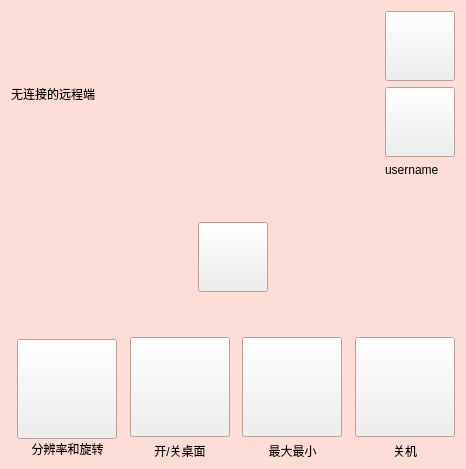
<?xml version="1.0" encoding="UTF-8"?>
<ui version="4.0">
 <class>Widget</class>
 <widget class="QWidget" name="Widget">
  <property name="geometry">
   <rect>
    <x>0</x>
    <y>0</y>
    <width>466</width>
    <height>469</height>
   </rect>
  </property>
  <property name="palette">
   <palette>
    <active>
     <colorrole role="Base">
      <brush brushstyle="SolidPattern">
       <color alpha="255">
        <red>255</red>
        <green>255</green>
        <blue>255</blue>
       </color>
      </brush>
     </colorrole>
     <colorrole role="Window">
      <brush brushstyle="SolidPattern">
       <color alpha="255">
        <red>255</red>
        <green>221</green>
        <blue>215</blue>
       </color>
      </brush>
     </colorrole>
    </active>
    <inactive>
     <colorrole role="Base">
      <brush brushstyle="SolidPattern">
       <color alpha="255">
        <red>255</red>
        <green>255</green>
        <blue>255</blue>
       </color>
      </brush>
     </colorrole>
     <colorrole role="Window">
      <brush brushstyle="SolidPattern">
       <color alpha="255">
        <red>255</red>
        <green>221</green>
        <blue>215</blue>
       </color>
      </brush>
     </colorrole>
    </inactive>
    <disabled>
     <colorrole role="Base">
      <brush brushstyle="SolidPattern">
       <color alpha="255">
        <red>255</red>
        <green>221</green>
        <blue>215</blue>
       </color>
      </brush>
     </colorrole>
     <colorrole role="Window">
      <brush brushstyle="SolidPattern">
       <color alpha="255">
        <red>255</red>
        <green>221</green>
        <blue>215</blue>
       </color>
      </brush>
     </colorrole>
    </disabled>
   </palette>
  </property>
  <property name="windowTitle">
   <string>Widget</string>
  </property>
  <layout class="QVBoxLayout" name="verticalLayout_6">
   <item>
    <layout class="QHBoxLayout" name="horizontalLayout_3">
     <item>
      <layout class="QHBoxLayout" name="horizontalLayout">
       <item>
        <widget class="QLabel" name="label_information">
         <property name="text">
          <string>无连接的远程端</string>
         </property>
        </widget>
       </item>
       <item>
        <spacer name="horizontalSpacer">
         <property name="orientation">
          <enum>Qt::Horizontal</enum>
         </property>
         <property name="sizeHint" stdset="0">
          <size>
           <width>40</width>
           <height>20</height>
          </size>
         </property>
        </spacer>
       </item>
      </layout>
     </item>
     <item>
      <layout class="QVBoxLayout" name="verticalLayout_4">
       <item>
        <widget class="QPushButton" name="pushButton_disconnect">
         <property name="minimumSize">
          <size>
           <width>70</width>
           <height>70</height>
          </size>
         </property>
         <property name="maximumSize">
          <size>
           <width>70</width>
           <height>70</height>
          </size>
         </property>
         <property name="focusPolicy">
          <enum>Qt::StrongFocus</enum>
         </property>
         <property name="layoutDirection">
          <enum>Qt::RightToLeft</enum>
         </property>
         <property name="styleSheet">
          <string notr="true">border-image: url(:/image/断开连接.png);</string>
         </property>
         <property name="text">
          <string/>
         </property>
        </widget>
       </item>
       <item>
        <widget class="QPushButton" name="pushButton_qrlogin">
         <property name="minimumSize">
          <size>
           <width>70</width>
           <height>70</height>
          </size>
         </property>
         <property name="maximumSize">
          <size>
           <width>70</width>
           <height>70</height>
          </size>
         </property>
         <property name="styleSheet">
          <string notr="true">border-image: url(:/image/二维码.png);</string>
         </property>
         <property name="text">
          <string/>
         </property>
        </widget>
       </item>
       <item>
        <widget class="QLabel" name="label_name">
         <property name="text">
          <string>username</string>
         </property>
        </widget>
       </item>
      </layout>
     </item>
    </layout>
   </item>
   <item>
    <spacer name="verticalSpacer">
     <property name="orientation">
      <enum>Qt::Vertical</enum>
     </property>
     <property name="sizeHint" stdset="0">
      <size>
       <width>20</width>
       <height>28</height>
      </size>
     </property>
    </spacer>
   </item>
   <item>
    <layout class="QHBoxLayout" name="horizontalLayout_4">
     <item>
      <spacer name="horizontalSpacer_2">
       <property name="orientation">
        <enum>Qt::Horizontal</enum>
       </property>
       <property name="sizeHint" stdset="0">
        <size>
         <width>40</width>
         <height>20</height>
        </size>
       </property>
      </spacer>
     </item>
     <item>
      <widget class="QPushButton" name="pushButton_connect">
       <property name="minimumSize">
        <size>
         <width>70</width>
         <height>70</height>
        </size>
       </property>
       <property name="maximumSize">
        <size>
         <width>70</width>
         <height>70</height>
        </size>
       </property>
       <property name="styleSheet">
        <string notr="true">border-image: url(:/image/connect.png);</string>
       </property>
       <property name="text">
        <string/>
       </property>
      </widget>
     </item>
     <item>
      <spacer name="horizontalSpacer_3">
       <property name="orientation">
        <enum>Qt::Horizontal</enum>
       </property>
       <property name="sizeHint" stdset="0">
        <size>
         <width>75</width>
         <height>67</height>
        </size>
       </property>
      </spacer>
     </item>
    </layout>
   </item>
   <item>
    <spacer name="verticalSpacer_2">
     <property name="orientation">
      <enum>Qt::Vertical</enum>
     </property>
     <property name="sizeHint" stdset="0">
      <size>
       <width>20</width>
       <height>28</height>
      </size>
     </property>
    </spacer>
   </item>
   <item>
    <layout class="QHBoxLayout" name="horizontalLayout_2">
     <item>
      <layout class="QVBoxLayout" name="verticalLayout_3">
       <property name="spacing">
        <number>0</number>
       </property>
       <property name="leftMargin">
        <number>6</number>
       </property>
       <item>
        <widget class="QPushButton" name="pushButton_xz">
         <property name="sizePolicy">
          <sizepolicy hsizetype="Minimum" vsizetype="Fixed">
           <horstretch>80</horstretch>
           <verstretch>80</verstretch>
          </sizepolicy>
         </property>
         <property name="minimumSize">
          <size>
           <width>100</width>
           <height>100</height>
          </size>
         </property>
         <property name="maximumSize">
          <size>
           <width>100</width>
           <height>100</height>
          </size>
         </property>
         <property name="layoutDirection">
          <enum>Qt::LeftToRight</enum>
         </property>
         <property name="styleSheet">
          <string notr="true">border-image: url(:/image/123.png);</string>
         </property>
         <property name="text">
          <string/>
         </property>
        </widget>
       </item>
       <item>
        <widget class="QLabel" name="label_3">
         <property name="minimumSize">
          <size>
           <width>35</width>
           <height>15</height>
          </size>
         </property>
         <property name="maximumSize">
          <size>
           <width>300</width>
           <height>15</height>
          </size>
         </property>
         <property name="text">
          <string>分辨率和旋转</string>
         </property>
         <property name="alignment">
          <set>Qt::AlignCenter</set>
         </property>
        </widget>
       </item>
      </layout>
     </item>
     <item>
      <layout class="QVBoxLayout" name="verticalLayout_5">
       <property name="leftMargin">
        <number>6</number>
       </property>
       <item>
        <widget class="QPushButton" name="pushButton_IE">
         <property name="minimumSize">
          <size>
           <width>100</width>
           <height>100</height>
          </size>
         </property>
         <property name="maximumSize">
          <size>
           <width>100</width>
           <height>100</height>
          </size>
         </property>
         <property name="styleSheet">
          <string notr="true">border-image: url(:/image/桌面.png);</string>
         </property>
         <property name="text">
          <string/>
         </property>
        </widget>
       </item>
       <item>
        <widget class="QLabel" name="label_5">
         <property name="minimumSize">
          <size>
           <width>35</width>
           <height>15</height>
          </size>
         </property>
         <property name="maximumSize">
          <size>
           <width>300</width>
           <height>15</height>
          </size>
         </property>
         <property name="text">
          <string>开/关桌面</string>
         </property>
         <property name="alignment">
          <set>Qt::AlignCenter</set>
         </property>
        </widget>
       </item>
      </layout>
     </item>
     <item>
      <layout class="QVBoxLayout" name="verticalLayout">
       <property name="leftMargin">
        <number>6</number>
       </property>
       <item>
        <widget class="QPushButton" name="pushButton_talk">
         <property name="sizePolicy">
          <sizepolicy hsizetype="Minimum" vsizetype="Fixed">
           <horstretch>80</horstretch>
           <verstretch>80</verstretch>
          </sizepolicy>
         </property>
         <property name="minimumSize">
          <size>
           <width>100</width>
           <height>100</height>
          </size>
         </property>
         <property name="maximumSize">
          <size>
           <width>100</width>
           <height>100</height>
          </size>
         </property>
         <property name="styleSheet">
          <string notr="true">border-image: url(:/image/最大最小.jpg);</string>
         </property>
         <property name="text">
          <string/>
         </property>
         <property name="icon">
          <iconset>
           <normaloff>image/MSN-Messenger.png</normaloff>image/MSN-Messenger.png</iconset>
         </property>
        </widget>
       </item>
       <item>
        <widget class="QLabel" name="label">
         <property name="minimumSize">
          <size>
           <width>35</width>
           <height>15</height>
          </size>
         </property>
         <property name="maximumSize">
          <size>
           <width>300</width>
           <height>15</height>
          </size>
         </property>
         <property name="text">
          <string>最大最小</string>
         </property>
         <property name="alignment">
          <set>Qt::AlignCenter</set>
         </property>
        </widget>
       </item>
      </layout>
     </item>
     <item>
      <layout class="QVBoxLayout" name="verticalLayout_2">
       <property name="leftMargin">
        <number>6</number>
       </property>
       <item>
        <widget class="QPushButton" name="pushButton_restart">
         <property name="sizePolicy">
          <sizepolicy hsizetype="Minimum" vsizetype="Fixed">
           <horstretch>80</horstretch>
           <verstretch>80</verstretch>
          </sizepolicy>
         </property>
         <property name="minimumSize">
          <size>
           <width>100</width>
           <height>100</height>
          </size>
         </property>
         <property name="maximumSize">
          <size>
           <width>100</width>
           <height>100</height>
          </size>
         </property>
         <property name="styleSheet">
          <string notr="true">border-image: url(:/image/shutdown.png);</string>
         </property>
         <property name="text">
          <string/>
         </property>
        </widget>
       </item>
       <item>
        <widget class="QLabel" name="label_2">
         <property name="minimumSize">
          <size>
           <width>35</width>
           <height>15</height>
          </size>
         </property>
         <property name="maximumSize">
          <size>
           <width>300</width>
           <height>15</height>
          </size>
         </property>
         <property name="text">
          <string>关机</string>
         </property>
         <property name="alignment">
          <set>Qt::AlignCenter</set>
         </property>
        </widget>
       </item>
      </layout>
     </item>
    </layout>
   </item>
  </layout>
 </widget>
 <layoutdefault spacing="6" margin="11"/>
 <resources/>
 <connections/>
</ui>
